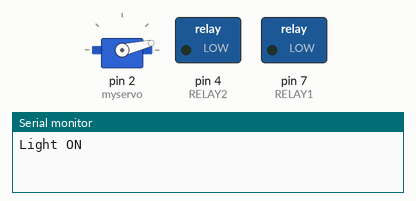
The sketch below on a simulated Arduino Uno, built with avr-gcc and run on an emulated ATmega328P. Parts: servo, switched loads named in the sketch (green lamp = pin HIGH), the last lines printed to the serial monitor.

Above: at 0.15 s.
At 1.66 s:
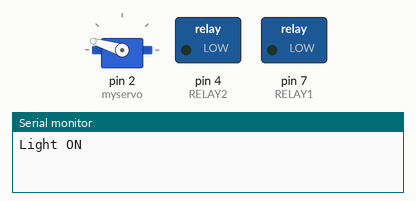
At 12.89 s:
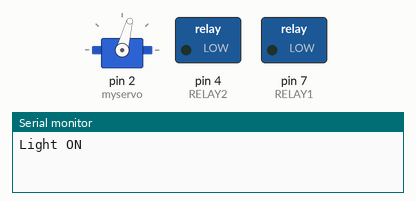
At 24.1 s:
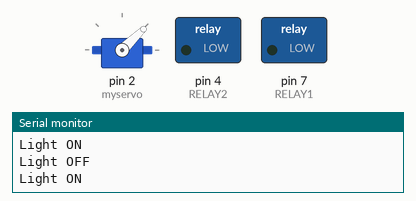
At 25.5 s:
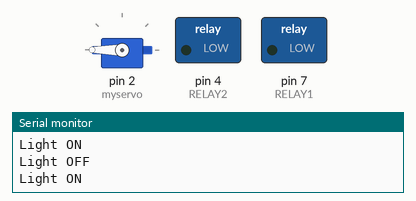
At 37.3 s:
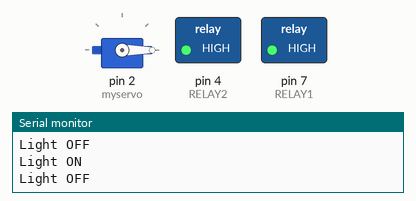
Timing chart, 0 to 38.8 s (numbered marks = the images above):
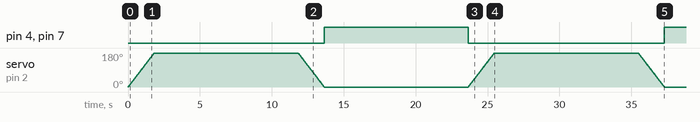

Measured:
- by itself, pin 4 (RELAY2), pin 7 (RELAY1): LOW → HIGH at 13.6 s, → LOW 10.0 s later, → HIGH 13.6 s later

The sketch:

Light_and_servomotor.ino
```cpp
#include <Servo.h>
#define RELAY1  7
#define RELAY2  4

Servo myservo;
int pos = 0;

void setup() {
  Serial.begin(9600);
  pinMode(RELAY1, OUTPUT);
  pinMode(RELAY2, OUTPUT);

  myservo.attach(2);
}

void loop() {
   digitalWrite(RELAY1,0);
   digitalWrite(RELAY2,0);// Turns ON Relays 1
   Serial.println("Light ON");
  for (pos = 0; pos <= 180; pos += 1) { // goes from 0 degrees to 180 degrees// in steps of 1 degree
    myservo.write(pos);              // tell servo to go to position in variable 'pos'
    delay(10);                       // waits 15ms for the servo to reach the position
  }
  delay(10000);
  //delay(32400000);
  for (pos = 180; pos >= 0; pos -= 1) { // goes from 180 degrees to 0 degrees
    myservo.write(pos);            // tell servo to go to position in variable 'pos'
    delay(10);                       // waits 15ms for the servo to reach the position
  }

   digitalWrite(RELAY1,1);          // Turns Relay Off
   digitalWrite(RELAY2,1);
   Serial.println("Light OFF");
  delay(10000);
  //delay(54000000);
}
```
